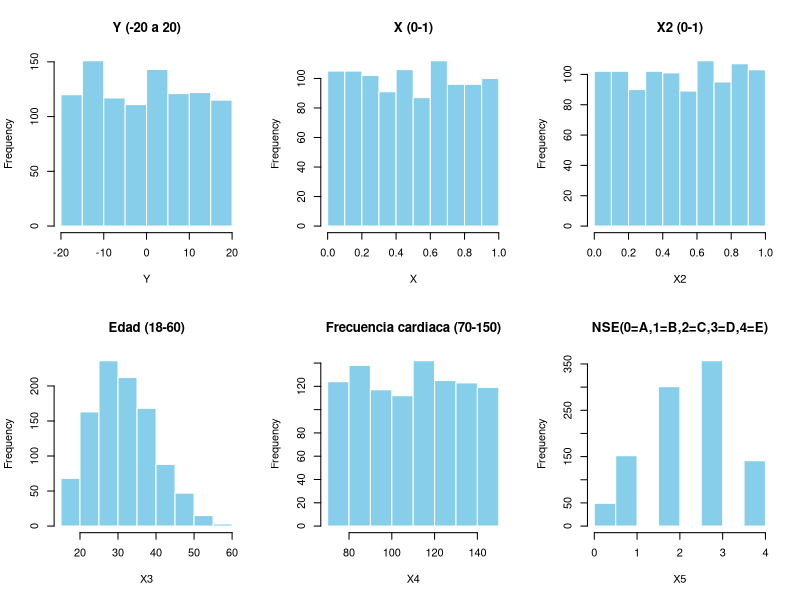

Here is the R script that generated this plot:
## ---- chunk 1
install.packages("truncnorm")
library(truncnorm)
set.seed(123)
## ---- chunk 2
n <- 1000
## ---- chunk 3
ID  <- 1:n
Y   <- sample(-20:20, n, replace = TRUE)   # Enteros entre -20 y 20
X   <- runif(n, 0, 1)                      # Uniforme entre 0 y 1
X2  <- runif(n, 0, 1)                      # Uniforme entre 0 y 1
## ---- chunk 4
X3  <- round(rtruncnorm(n, a = 18, b = 60, mean = 30, sd = 10))
X4  <- sample(70:150, n, replace = TRUE)
X5  <- sample(0:4, n, replace = TRUE, prob = c(0.05, 0.15, 0.30, 0.35, 0.15))
## ---- chunk 5
data <- data.frame(ID, Y, X, X2, X3, X4, X5)
head(data)
View(data)
## ---- chunk 6
library(openxlsx)
write.xlsx(data, file = "dataset_variables.xlsx")
par(mfrow = c(2,3)) # 2 filas x 3 columnas de gráficos
hist(Y,  main="Y (-20 a 20)", col="skyblue", border="white")
hist(X,  main="X (0-1)", col="skyblue", border="white")
hist(X2, main="X2 (0-1)", col="skyblue", border="white")
hist(X3, main="Edad (18-60)", col="skyblue", border="white")
hist(X4, main="Frecuencia cardiaca (70-150)", col="skyblue", border="white")
hist(X5, main="NSE(0=A,1=B,2=C,3=D,4=E)", col="skyblue",border="white")
